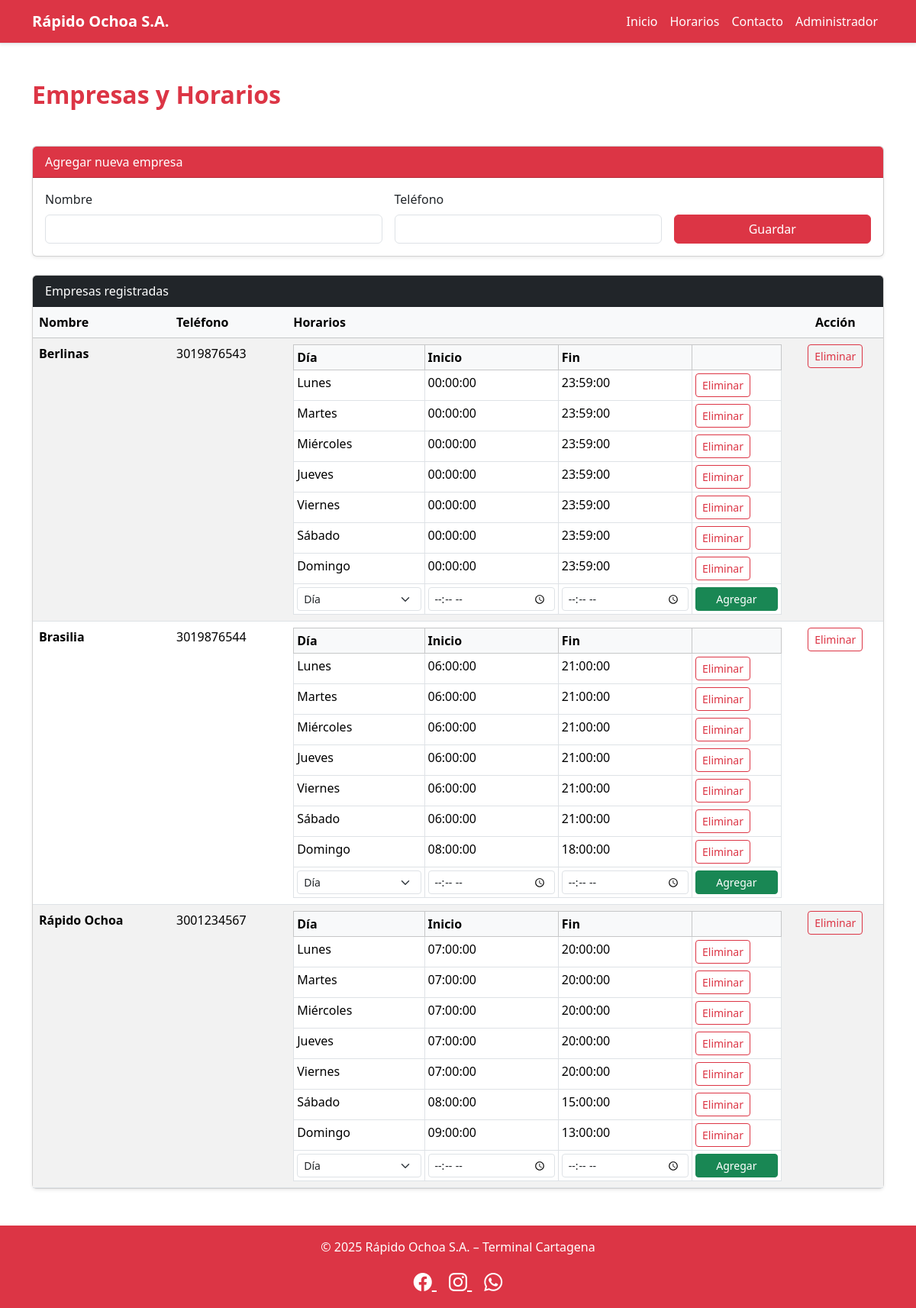
The page /empresas.php on the database its author committed.
### tables this page shows
CREATE TABLE
    empresas (
        id_empresa INT AUTO_INCREMENT PRIMARY KEY,
        nombre VARCHAR(150) NOT NULL,
        telefono VARCHAR(20)
    );

CREATE TABLE
    horarios (
        id_horario INT AUTO_INCREMENT PRIMARY KEY,
        id_empresa INT NOT NULL,
        dia_semana ENUM (
            'Lunes',
            'Martes',
            'Miércoles',
            'Jueves',
            'Viernes',
            'Sábado',
            'Domingo'
        ) NOT NULL,
        hora_inicio TIME NOT NULL,
        hora_fin TIME NOT NULL,
        FOREIGN KEY (id_empresa) REFERENCES empresas (id_empresa) ON DELETE CASCADE ON UPDATE CASCADE
    );

### empresas.php (the view, shortened to what this page needs)
<?php
include 'database/conexion.php';
include("header.php");
$empresas = $conn->query("SELECT * FROM empresas ORDER BY nombre ASC")->fetch_all(MYSQLI_ASSOC);
?>
<div class="container my-5">
    <h2 class="text-danger fw-bold mb-5">Empresas y Horarios</h2>
    <div class="card mb-4 shadow-sm">
        <div class="card-header bg-danger text-white">Agregar nueva empresa</div>
        <div class="card-body">
            <form method="POST" class="row g-3">
                <div class="col-md-5">
                    <label class="form-label">Nombre</label>
                    <input type="text" name="nombre" class="form-control" required>
                </div>
                <div class="col-md-4">
                    <label class="form-label">Teléfono</label>
                    <input type="text" name="telefono" class="form-control" required>
                </div>
                <div class="col-md-3 d-flex align-items-end">
                    <button class="btn btn-danger w-100">Guardar</button>
                </div>
            </form>
        </div>
    </div>
    <div class="card shadow-sm">
        <div class="card-header bg-dark text-white">Empresas registradas</div>
        <div class="card-body p-0">
            <table class="table table-striped table-hover mb-0">
                <thead class="table-light">
                    <tr>
                        <th>Nombre</th>
                        <th>Teléfono</th>
                        <th>Horarios</th>
                        <th class="text-center">Acción</th>
                    </tr>
                </thead>
                <tbody>
                    <?php if (empty($empresas)): ?>
                        <tr>
                            <td colspan="4" class="text-center text-muted py-3">No hay empresas registradas.</td>
                        </tr>
                    <?php else: ?>
                        <?php foreach ($empresas as $empresa): ?>
                            <tr>
                                <td class="fw-bold"><?php echo htmlspecialchars($empresa['nombre']); ?></td>
                                <td><?php echo htmlspecialchars($empresa['telefono']); ?></td>
                                <td>
                                    <?php
                                    $stmt = $conn->prepare("SELECT * FROM horarios WHERE id_empresa=? ORDER BY FIELD(dia_semana,'Lunes','Martes','Miércoles','Jueves','Viernes','Sábado','Domingo')");
                                    $stmt->bind_param("i", $empresa['id_empresa']);
                                    $stmt->execute();
                                    $horarios = $stmt->get_result()->fetch_all(MYSQLI_ASSOC);
                                    ?>
                                    <table class="table table-sm table-bordered mb-0">
                                        <thead class="table-light">
                                            <tr>
                                                <th>Día</th>
                                                <th>Inicio</th>
                                                <th>Fin</th>
                                                <th></th>
                                            </tr>
                                        </thead>
                                        <tbody>
                                            <?php if (empty($horarios)): ?>
                                                <tr>
                                                    <td colspan="4" class="text-center text-muted">Sin horarios</td>
                                                </tr>
                                            <?php else: ?>
                                                <?php foreach ($horarios as $h): ?>
                                                    <tr>
                                                        <td><?php echo $h['dia_semana']; ?></td>
                                                        <td><?php echo $h['hora_inicio']; ?></td>
                                                        <td><?php echo $h['hora_fin']; ?></td>
                                                        <td>
                                                            <form method="POST" class="d-inline">
                                                                <button class="btn btn-sm btn-outline-danger">Eliminar</button>
                                                            </form>
                                                        </td>
                                                    </tr>
                                                <?php endforeach; ?>
                                            <?php endif; ?>
                                            <tr>
                                                <form method="POST" class="row g-1 align-items-center">
                                                    <td>
                                                        <select name="dia" class="form-select form-select-sm" required>
                                                            <option value="">Día</option>
                                                        </select>
                                                    </td>
                                                    <td><input type="time" name="hora_inicio" class="form-control form-control-sm" required></td>
                                                    <td><input type="time" name="hora_fin" class="form-control form-control-sm" required></td>
                                                    <td><button class="btn btn-sm btn-success w-100">Agregar</button></td>
                                                </form>
                                            </tr>
                                        </tbody>
                                    </table>
                                </td>
                                <td class="text-center">
                                    <form method="POST" onsubmit="return confirm('¿Eliminar esta empresa y sus horarios asociados?')">
                                        <button class="btn btn-outline-danger btn-sm">Eliminar</button>
                                    </form>
                                </td>
                            </tr>
                        <?php endforeach; ?>
                    <?php endif; ?>
                </tbody>
            </table>
        </div>
    </div>
</div>
<?php
include("footer.php");
?>

### header.php (shortened to what this page needs)
<?php
$paginaActual = basename($_SERVER['PHP_SELF']);
?>
<!DOCTYPE html>
<html lang="es">
<head>
    <link href="https://cdn.jsdelivr.net/npm/bootstrap@5.3.3/dist/css/bootstrap.min.css" rel="stylesheet">
    <link rel="stylesheet" href="https://cdn.jsdelivr.net/npm/bootstrap-icons@1.11.1/font/bootstrap-icons.css">
    <link rel="stylesheet" href="css/style.css">
</head>
<body>
    <nav class="navbar navbar-expand-lg navbar-dark bg-red border-bottom shadow-sm">
        <div class="container">
            <a class="navbar-brand fw-bold" href="index.php">Rápido Ochoa S.A.</a>
            <div class="collapse navbar-collapse" id="navbarNav">
                <ul class="navbar-nav ms-auto">
                    <li class="nav-item">
                        <a class="nav-link <?= $paginaActual == 'index.php' ? 'active fw-bold' : '' ?> text-dark" href="index.php">Inicio</a>
                    </li>
                    <li class="nav-item">
                        <a class="nav-link <?= $paginaActual == 'horarios.php' ? 'active fw-bold' : '' ?> text-dark" href="horarios.php">Horarios</a>
                    </li>
                    <li class="nav-item">
                        <a class="nav-link <?= $paginaActual == 'contacto.php' ? 'active fw-bold' : '' ?> text-dark" href="contacto.php">Contacto</a>
                    </li>
                    <?php if (isset($_SESSION['usuario'])): ?>
                        <li class="nav-item dropdown">
                            <a class="nav-link dropdown-toggle text-danger" href="#" role="button" data-bs-toggle="dropdown">
                                Admin
                            </a>
                            <ul class="dropdown-menu">
                                <li><a class="dropdown-item" href="empresas.php">Empresas</a></li>
                                <li><a class="dropdown-item" href="vehiculos.php">Vehículos</a></li>
                                <li><a class="dropdown-item" href="rutas_admin.php">Rutas</a></li>
                                <li><a class="dropdown-item" href="reservas.php">Reservas</a></li>
                                <li>
                                    <hr class="dropdown-divider">
                                </li>
                                <li><a class="dropdown-item" href="mensajes.php">Mensajes</a></li>
                                <li>
                                    <hr class="dropdown-divider">
                                </li>
                                <li><a class="dropdown-item text-danger" href="logout.php">Cerrar sesión</a></li>
                            </ul>
                        </li>
                    <?php else: ?>
                        <li class="nav-item">
                            <a class="nav-link text-danger" href="login.php">Administrador</a>
                        </li>
                    <?php endif; ?>
                </ul>
            </div>
        </div>
    </nav>
</body>

### footer.php (shortened to what this page needs)
<footer class="bg-red text-white text-center py-3">
    <p>&copy; 2025 Rápido Ochoa S.A. – Terminal Cartagena</p>
    <div class="mt-2">
        <a href="https://facebook.com" target="_blank" class="text-white fs-4 mx-2">
            <i class="bi bi-facebook"></i>
        </a>
        <a href="https://instagram.com" target="_blank" class="text-white fs-4 mx-2">
            <i class="bi bi-instagram"></i>
        </a>
        <a href="https://wa.me/57XXXXXXXXXX" target="_blank" class="text-white fs-4 mx-2">
            <i class="bi bi-whatsapp"></i>
        </a>
    </div>
</footer>

### css/style.css (style rules this page uses)
.bg-red { background-color: #dc3545 !important; color: white !important; }
.navbar .nav-link { color: white !important; }

### rows shown on the page
empresas: nombre "Berlinas", telefono "3019876543"
horarios: dia_semana "Lunes", hora_inicio "00:00:00", hora_fin "23:59:00"
horarios: dia_semana "Martes", hora_inicio "00:00:00", hora_fin "23:59:00"
horarios: dia_semana "Miércoles", hora_inicio "00:00:00", hora_fin "23:59:00"
horarios: dia_semana "Jueves", hora_inicio "00:00:00", hora_fin "23:59:00"
horarios: dia_semana "Viernes", hora_inicio "00:00:00", hora_fin "23:59:00"
horarios: dia_semana "Sábado", hora_inicio "00:00:00", hora_fin "23:59:00"
horarios: dia_semana "Domingo", hora_inicio "00:00:00", hora_fin "23:59:00"
empresas: nombre "Brasilia", telefono "3019876544"
horarios: dia_semana "Lunes", hora_inicio "06:00:00", hora_fin "21:00:00"
horarios: dia_semana "Martes", hora_inicio "06:00:00", hora_fin "21:00:00"
horarios: dia_semana "Miércoles", hora_inicio "06:00:00", hora_fin "21:00:00"
horarios: dia_semana "Jueves", hora_inicio "06:00:00", hora_fin "21:00:00"
horarios: dia_semana "Viernes", hora_inicio "06:00:00", hora_fin "21:00:00"
horarios: dia_semana "Sábado", hora_inicio "06:00:00", hora_fin "21:00:00"
horarios: dia_semana "Domingo", hora_inicio "08:00:00", hora_fin "18:00:00"
empresas: nombre "Rápido Ochoa", telefono "3001234567"
horarios: dia_semana "Lunes", hora_inicio "07:00:00", hora_fin "20:00:00"
horarios: dia_semana "Martes", hora_inicio "07:00:00", hora_fin "20:00:00"
horarios: dia_semana "Miércoles", hora_inicio "07:00:00", hora_fin "20:00:00"
horarios: dia_semana "Jueves", hora_inicio "07:00:00", hora_fin "20:00:00"
horarios: dia_semana "Viernes", hora_inicio "07:00:00", hora_fin "20:00:00"
horarios: dia_semana "Sábado", hora_inicio "08:00:00", hora_fin "15:00:00"
horarios: dia_semana "Domingo", hora_inicio "09:00:00", hora_fin "13:00:00"
